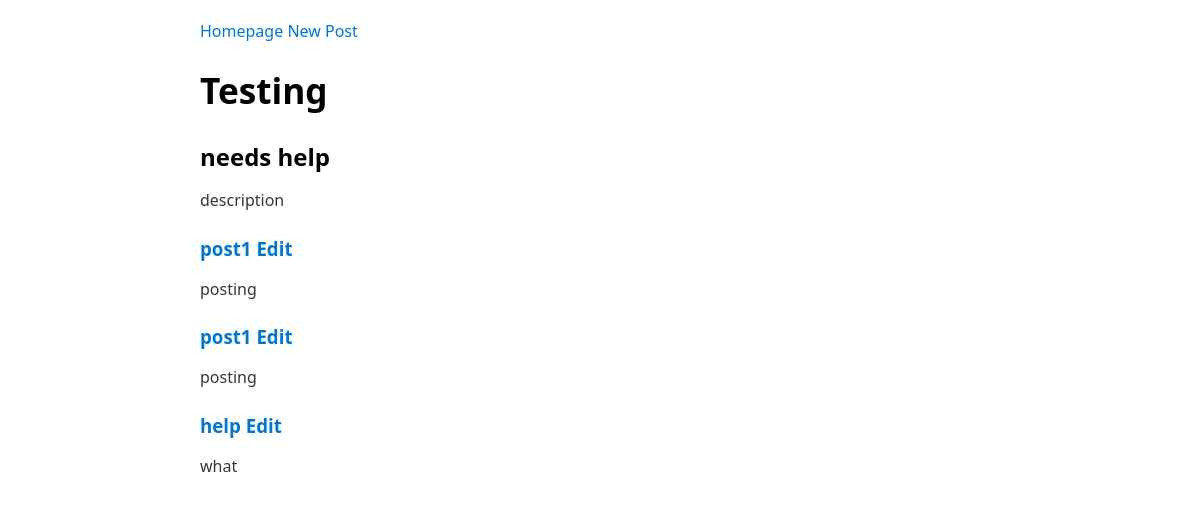
Page /blog/testing on the committed database.
### tables this page shows
CREATE TABLE blogs (id INTEGER PRIMARY KEY AUTOINCREMENT, title TEXT NOT NULL, slug TEXT NOT NULL, subtitle TEXT, description TEXT, posts TEXT, author INTEGER NOT NULL, history TEXT, created_at INTEGER NOT NULL, updated_at INTEGER NOT NULL);

CREATE TABLE posts (id INTEGER PRIMARY KEY AUTOINCREMENT, title TEXT NOT NULL, slug TEXT NOT NULL, subtitle TEXT, description TEXT, content TEXT NOT NULL, author INTEGER NOT NULL, blog INTEGER NOT NULL, history TEXT, created_at INTEGER NOT NULL, updated_at INTEGER NOT NULL);

### __init__.py (the view)
@app.route('/blog/<slug>')
def blog(slug):
    username = flask.session.get('username')
    blog = blog_table.get(cursor=connection.cursor(), slug=slug)
    posts = post_table.get_all(cursor=connection.cursor(), blog=blog[0])
    user = user_table.get(cursor=connection.cursor(), username=blog[5])
    return render_blog.build_page(username=username, blog=blog, posts=posts, user=user)

### database/blog.py (called while the page is built)
def get(cursor, **kwargs):
    query = "SELECT * FROM blogs WHERE "
    for key, value in kwargs.items():
        query += "{} = '{}' AND ".format(key, value)
    query = query[:-5]
    cursor.execute(query)
    blog = cursor.fetchone()
    return blog

### database/post.py (called while the page is built)
def get_all(cursor, **kwargs):
    query = "SELECT * FROM posts WHERE "
    for key, value in kwargs.items():
        query += "{} = '{}' AND ".format(key, value)
    query = query[:-5]
    cursor.execute(query)
    posts = cursor.fetchall()
    return posts

### database/user.py (called while the page is built)
def get(cursor, **kwargs):
    query = "SELECT * FROM users WHERE "
    for key, value in kwargs.items():
        query += "{} = '{}' AND ".format(key, value)
    query = query[:-5]
    cursor.execute(query)
    user = cursor.fetchone()
    return user

### render/blog.py (called while the page is built)
def build_page(**kwargs):
    return flask.render_template('blog.html', **kwargs)

### templates/blog.html (shortened to what this page needs)
<!DOCTYPE html>
<html>
<head>
    <link rel="stylesheet" href="/static/css/page.css">
</head>
<body>
<a href="/homepage">Homepage</a>
    <a href="/blog/{{ blog[0] }}/newpost">New Post</a>
<h1>
    {{ blog[1] }}
</h1>
<h2>
    {{ blog[3] }}
</h2>
<p>
    {{ blog[4] }}
</p>
{% if blog[5] %}
{% for post in posts %}
    <h3>
      <a href="/post/{{blog[0]}}/{{post[1]}}">
        {{ post[1] }}
      </a>
      <a href="/post/{{ blog[0] }}/edit">Edit</a>
    </h3>
    <p>
        {{ post[3] }}
    </p>
{% endfor %}
{% else %}
    <p>
        No posts yet.
    </p>
{% endif %}
</body>
</html>

### static/css/page.css (style rules this page uses)
:root { --background-body: #fff; --background: #efefef; --background-alt: #f7f7f7; --selection: #9e9e9e; --text-main: #363636; --text-bright: #000; --text-muted: #70777f; --links: #0076d1; --focus: #0096bfab; --border: #dbdbdb; --code: #000; --animation-duration: 0.1s; --button-base: #d0cfcf; --button-hover: #9b9b9b; --scrollbar-thumb: rgb(170, 170, 170); --scrollbar-thumb-hover: var(--button-hover); --form-placeholder: #949494; --form-text: #1d1d1d; --variable: #39a33c; --highlight: #ff0; }
html { scrollbar-color: rgb(170, 170, 170) #fff; scrollbar-color: var(--scrollbar-thumb) var(--background-body); scrollbar-width: thin; }
body { font-family: system-ui, -apple-system, BlinkMacSystemFont, 'Segoe UI', 'Roboto', 'Oxygen', 'Ubuntu', 'Cantarell', 'Fira Sans', 'Droid Sans', 'Helvetica Neue', 'Segoe UI Emoji', 'Apple Color Emoji', 'Noto Color Emoji', sans-serif; line-height: 1.4; max-width: 800px; margin: 20px auto; padding: 0 10px; word-wrap: break-word; color: #363636; color: var(--text-main); background: #fff; background: var(--background-body); text-rendering: optimizeLegibility; }
h1 { font-size: 2.2em; margin-top: 0; }
h1, h2, h3, h4, h5, h6 { margin-bottom: 12px; margin-top: 24px; }
h1 { color: #000; color: var(--text-bright); }
h2 { color: #000; color: var(--text-bright); }
h3 { color: #000; color: var(--text-bright); }
h1, h2, h3, h4, h5, h6, b, strong, th { font-weight: 600; }
::placeholder { color: #949494; color: var(--form-placeholder); }
a { text-decoration: none; color: #0076d1; color: var(--links); }

### rows in the picture
blogs: title "Testing", subtitle "needs help", description "description"
posts: title "post1", subtitle "posting"
posts: title "post1", subtitle "posting"
posts: title "help", subtitle "what"
